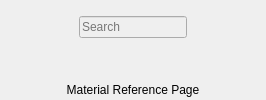
                      <widget class="QWidget" name="materialRefPage">
                       <layout class="QHBoxLayout" name="horizontalLayout_4">
                        <property name="spacing">
                         <number>0</number>
                        </property>
                        <property name="leftMargin">
                         <number>0</number>
                        </property>
                        <property name="topMargin">
                         <number>0</number>
                        </property>
                        <property name="rightMargin">
                         <number>0</number>
                        </property>
                        <property name="bottomMargin">
                         <number>0</number>
                        </property>
                        <item>
                         <widget class="QFrame" name="materialRefContainer">
                          <layout class="QVBoxLayout" name="verticalLayout_17">
                           <property name="spacing">
                            <number>0</number>
                           </property>
                           <property name="leftMargin">
                            <number>0</number>
                           </property>
                           <property name="topMargin">
                            <number>0</number>
                           </property>
                           <property name="rightMargin">
                            <number>0</number>
                           </property>
                           <property name="bottomMargin">
                            <number>0</number>
                           </property>
                           <item>
                            <widget class="QFrame" name="materialTopFrame">
                             <property name="sizePolicy">
                              <sizepolicy hsizetype="Preferred" vsizetype="Preferred">
                               <horstretch>0</horstretch>
                               <verstretch>0</verstretch>
                              </sizepolicy>
                             </property>
                             <property name="minimumSize">
                              <size>
                               <width>0</width>
                               <height>80</height>
                              </size>
                             </property>
                             <layout class="QVBoxLayout" name="verticalLayout_24">
                              <property name="spacing">
                               <number>0</number>
                              </property>
                              <property name="leftMargin">
                               <number>0</number>
                              </property>
                              <property name="topMargin">
                               <number>0</number>
                              </property>
                              <property name="rightMargin">
                               <number>0</number>
                              </property>
                              <property name="bottomMargin">
                               <number>0</number>
                              </property>
                              <item>
                               <widget class="QFrame" name="searchFrame">
                                <property name="minimumSize">
                                 <size>
                                  <width>0</width>
                                  <height>55</height>
                                 </size>
                                </property>
                                <property name="maximumSize">
                                 <size>
                                  <width>16777215</width>
                                  <height>16777215</height>
                                 </size>
                                </property>
                                <layout class="QHBoxLayout" name="horizontalLayout_11">
                                 <property name="spacing">
                                  <number>0</number>
                                 </property>
                                 <property name="leftMargin">
                                  <number>30</number>
                                 </property>
                                 <property name="topMargin">
                                  <number>10</number>
                                 </property>
                                 <property name="rightMargin">
                                  <number>30</number>
                                 </property>
                                 <property name="bottomMargin">
                                  <number>10</number>
                                 </property>
                                 <item>
                                  <widget class="QFrame" name="searchContainer">
                                   <property name="focusPolicy">
                                    <enum>Qt::FocusPolicy::NoFocus</enum>
                                   </property>
                                   <property name="styleSheet">
                                    <string notr="true"/>
                                   </property>
                                   <layout class="QHBoxLayout" name="horizontalLayout_10">
                                    <property name="spacing">
                                     <number>10</number>
                                    </property>
                                    <property name="leftMargin">
                                     <number>15</number>
                                    </property>
                                    <property name="topMargin">
                                     <number>0</number>
                                    </property>
                                    <property name="rightMargin">
                                     <number>15</number>
                                    </property>
                                    <property name="bottomMargin">
                                     <number>0</number>
                                    </property>
                                    <item>
                                     <widget class="QPushButton" name="searchBtn">
                                      <property name="minimumSize">
                                       <size>
                                        <width>24</width>
                                        <height>24</height>
                                       </size>
                                      </property>
                                      <property name="maximumSize">
                                       <size>
                                        <width>24</width>
                                        <height>24</height>
                                       </size>
                                      </property>
                                      <property name="cursor">
                                       <cursorShape>PointingHandCursor</cursorShape>
                                      </property>
                                      <property name="styleSheet">
                                       <string notr="true">background-image: url(:/icons/images/icons/cil-magnifying-glass.png);
border: none;
</string>
                                      </property>
                                      <property name="text">
                                       <string/>
                                      </property>
                                      <property name="iconSize">
                                       <size>
                                        <width>20</width>
                                        <height>20</height>
                                       </size>
                                      </property>
                                     </widget>
                                    </item>
                                    <item>
                                     <widget class="QLineEdit" name="searchLineEdit">
                                      <property name="enabled">
                                       <bool>false</bool>
                                      </property>
                                      <property name="placeholderText">
                                       <string>Search</string>
                                      </property>
                                      <property name="clearButtonEnabled">
                                       <bool>false</bool>
                                      </property>
                                     </widget>
                                    </item>
                                    <item>
                                     <widget class="QPushButton" name="cancelSearchBtn">
                                      <property name="minimumSize">
                                       <size>
                                        <width>24</width>
                                        <height>24</height>
                                       </size>
                                      </property>
                                      <property name="maximumSize">
                                       <size>
                                        <width>24</width>
                                        <height>24</height>
                                       </size>
                                      </property>
                                      <property name="styleSheet">
                                       <string notr="true">background-image: url(:/icons/images/icons/icon_close_24.svg);
border: none;</string>
                                      </property>
                                      <property name="text">
                                       <string/>
                                      </property>
                                      <property name="iconSize">
                                       <size>
                                        <width>16</width>
                                        <height>16</height>
                                       </size>
                                      </property>
                                     </widget>
                                    </item>
                                   </layout>
                                  </widget>
                                 </item>
                                </layout>
                               </widget>
                              </item>
                              <item>
                               <widget class="QFrame" name="filterFrame">
                                <property name="maximumSize">
                                 <size>
                                  <width>16777215</width>
                                  <height>25</height>
                                 </size>
                                </property>
                                <layout class="QHBoxLayout" name="horizontalLayout_5"/>
                               </widget>
                              </item>
                             </layout>
                            </widget>
                           </item>
                           <item>
                            <widget class="QWidget" name="materialBotFrame" native="true">
                             <property name="sizePolicy">
                              <sizepolicy hsizetype="Preferred" vsizetype="Expanding">
                               <horstretch>0</horstretch>
                               <verstretch>0</verstretch>
                              </sizepolicy>
                             </property>
                             <layout class="QVBoxLayout" name="verticalLayout_25">
                              <property name="spacing">
                               <number>0</number>
                              </property>
                              <property name="leftMargin">
                               <number>0</number>
                              </property>
                              <property name="topMargin">
                               <number>0</number>
                              </property>
                              <property name="rightMargin">
                               <number>0</number>
                              </property>
                              <property name="bottomMargin">
                               <number>0</number>
                              </property>
                              <item>
                               <widget class="QLabel" name="matLabel">
                                <property name="text">
                                 <string>Material Reference Page</string>
                                </property>
                                <property name="alignment">
                                 <set>Qt::AlignmentFlag::AlignCenter</set>
                                </property>
                               </widget>
                              </item>
                             </layout>
                            </widget>
                           </item>
                          </layout>
                         </widget>
                        </item>
                       </layout>
                      </widget>
